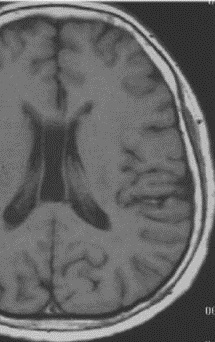
#> input picture advanced-3/a1.png, 215 x 342 px, found by its file name
$ python main.py
#> lines starting #> are read from the running program, lines starting #| are printed output that depends on the picture; after the words box and inside, x2 and y2 are one past the last pixel; in counts of white or black regions, pixels touching at a corner belong together
import numpy as np
import cv2
from matplotlib import pyplot as plt
import time


def files_choice(choice, files_dict):
    im1_file, im2_file, npy_file = files_dict[choice]
    return im1_file, im2_file, npy_file


def image_join(im, x, y, matrix, dimension):
    for i in range(im.shape[0]):
        for j in range(im.shape[1]):
            xy1 = np.array([j - x, i - y, 1])
            xy2 = np.round(matrix @ xy1).astype(int)
            nx, ny = xy2[:2]

            if 0 <= nx < col2 and 0 <= ny < row2:
                if i < y or i >= y + row1 or j < x or j >= x + col1:
                    if dimension == 3:
                        im[i, j, :] = im2[ny, nx, :]
                    else:
                        im[i, j] = im2[ny, nx]
    return im


def imCrop(pic):
    """裁剪函数"""
    if len(pic.shape) == 3:
        gray = cv2.cvtColor(pic, cv2.COLOR_BGR2GRAY)
    else:
        gray = pic

    size = gray.shape[0]
    ceil, bottom, left, right = 0, size - 1, 0, gray.shape[1] - 1

    for k in range(size):
        if np.any(gray[k, :]):
            ceil = k
            break

    for k in range(size - 1, -1, -1):
        if np.any(gray[k, :]):
            bottom = k
            break

    for k in range(gray.shape[1]):
        if np.any(gray[:, k]):
            left = k
            break

    for k in range(gray.shape[1] - 1, -1, -1):
        if np.any(gray[:, k]):
            right = k
            break

    if len(pic.shape) == 3:
        return pic[ceil : bottom + 1, left : right + 1, :]
    else:
        return pic[ceil : bottom + 1, left : right + 1]


file_text = """
选择要处理的图像组:
1: a1.png b1.png d1.npy
2: a2.png b2.png d2.npy
3: a3.jpg b3.jpg d3.npy
"""
choice = int(input(file_text))
#> the answer given: 1
files_dict = {
    1: ["a1.png", "b1.png", "d1.npy"],
    2: ["a2.png", "b2.png", "d2.npy"],
    3: ["a3.jpg", "b3.jpg", "d3.npy"],
}
im1_file, im2_file, npy_file = files_choice(choice, files_dict)

# 加载图像
im1 = cv2.imread("advanced-3/" + im1_file)
#> im1 is the input picture: shape (342, 215, 3); min 26, max 242, mean 101.1
im2 = cv2.imread("advanced-3/" + im2_file)
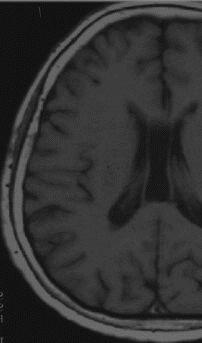
#> input picture advanced-3/b1.png, 202 x 343 px, found by its file name
#> im2 is the input picture: shape (343, 202, 3); min 0, max 138, mean 49.4

# 创建图像布局
fig = plt.figure(figsize=(8, 8))
gs = fig.add_gridspec(2, 2, height_ratios=[1, 1], width_ratios=[1, 1])

# 第一张图像 (左上)
ax1 = fig.add_subplot(gs[0, 0])
ax1.imshow(cv2.cvtColor(im1, cv2.COLOR_BGR2RGB))
ax1.set_title("Image 1")
ax1.axis("off")

# 第二张图像 (右上)
ax2 = fig.add_subplot(gs[0, 1])
ax2.imshow(cv2.cvtColor(im2, cv2.COLOR_BGR2RGB))
ax2.set_title("Image 2")
ax2.axis("off")

# 开始计时
start_time = time.time()

# 加载 d1
transfer_mat = np.load("advanced-3/" + npy_file)
#> (reads advanced-3/d1.npy from the repository)
size = 3 * max(im1.shape[0], im2.shape[0])
#> size = 1029

# 判断图像维度
dimension_im = len(im1.shape)
#> dimension_im = 3
if dimension_im == 3:
    row1, col1, _ = im1.shape
#> row1 = 342; col1 = 215
    row2, col2, _ = im2.shape
#> row2 = 343; col2 = 202
    im = np.zeros((size, size, 3), dtype=im1.dtype)
else:
    row1, col1 = im1.shape
    row2, col2 = im2.shape
    im = np.zeros((size, size), dtype=im1.dtype)

im_cx = size // 3
#> im_cx = 343
im_cy = size // 3
#> im_cy = 343

# 将 im1 放置到大图像 im 中心位置
if dimension_im == 3:
    im[im_cy : row1 + im_cy, im_cx : col1 + im_cx, :] = im1
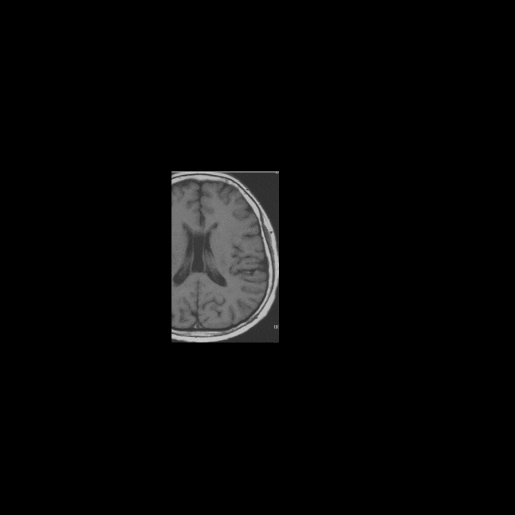
#> im: shape (1029, 1029, 3) (shown at 1/2 size); min 0, max 242, mean 7
else:
    im[im_cy : row1 + im_cy, im_cx : col1 + im_cx] = im1

# 计算 transfer_mat 的逆矩阵
inv_transfer_mat = np.linalg.inv(transfer_mat)

# 执行图像拼接
im = image_join(im, im_cx, im_cy, inv_transfer_mat, dimension_im)
#> after the loop in image_join, `for i in range(im.shape[0]):`:
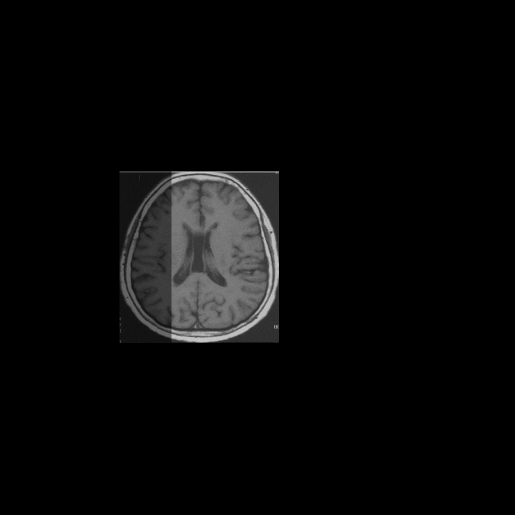
#> im: shape (1029, 1029, 3) (shown at 1/2 size); 3.38% of pixels changed, all inside (x1, y1, x2, y2) = (239, 343, 440, 686)

# 裁剪并转换为 uint8 类型
im = imCrop(im)
#> in imCrop, `return pic[ceil : bottom + 1, left : right + 1, :]`:
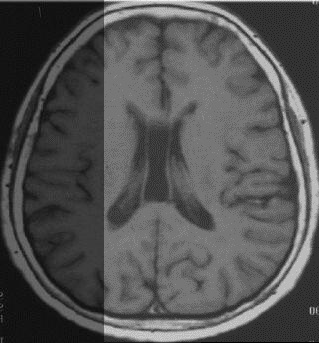
#> returned value: shape (343, 319, 3); min 0, max 242, mean 83.1
im = im.astype(np.uint8)

# 结束计时并打印时间
end_time = time.time()
print("Elapsed time:", end_time - start_time, "seconds")

# 显示结果
ax3 = fig.add_subplot(gs[1, :])
ax3.imshow(cv2.cvtColor(im, cv2.COLOR_BGR2RGB))
ax3.set_title("Combined Image")
ax3.axis("off")

# 显示排版后的结果
plt.tight_layout()
plt.show()
